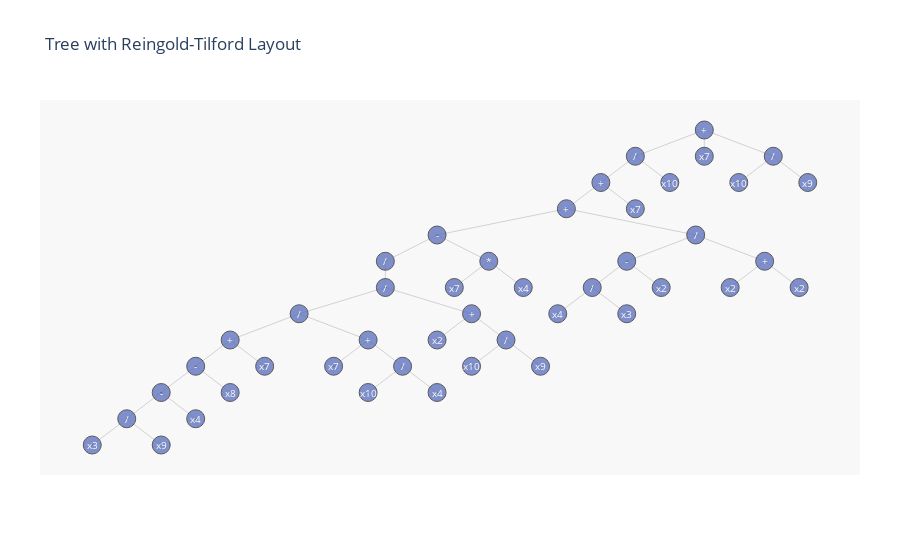

The cell this chart's notebook holds for it:
### Code cell
print(best_tree.view_expression())
print(best_fitness)
best_tree.view_tree()

### Figure 1 — Plotly figure (JSON) as saved in the notebook; plotly's stock layout.template omitted (floating-point values rounded to 4 significant figures; data arrays with more than 128 entries replaced by an {"elided": "..."} marker saying what was removed)
{"data": [{"hoverinfo": "none", "line": {"color": "rgb(210,210,210)", "width": 1}, "mode": "lines", "type": "scatter", "x": {"elided": "132 float values"}, "y": {"elided": "132 int values"}}, {"hoverinfo": "text", "marker": {"color": "#6175c1", "line": {"color": "rgb(50,50,50)", "width": 1}, "size": 18, "symbol": "circle-dot"}, "mode": "markers", "name": "Nodes", "opacity": 0.8, "text": ["/", "-", "*", "x7", "x4", "+", "+", "x7", "/", "x10", "+", "x7", "/", "x10", "x9", "/", "-", "/", "x4", "x3", "x2", "+", "x2", "x2", "/", "/", "+", "-", "-", "/", "x3", "x9", "x4", "x8", "x7", "+", "x7", "/", "x10", "x4", "+", "x2", "/", "x10", "x9"], "type": "scatter", "x": [-4.625, -3.875, -3.125, -3.625, -2.625, -2, -1.5, -1, -1, -0.5, 0, 0, 1, 0.5, 1.5, -0.125, -1.125, -1.625, -2.125, -1.125, -0.625, 0.875, 0.375, 1.375, -4.625, -5.875, -6.875, -7.375, -7.875, -8.375, -8.875, -7.875, -7.375, -6.875, -6.375, -4.875, -5.375, -4.375, -4.875, -3.875, -3.375, -3.875, -2.875, -3.375, -2.375], "y": [19, 20, 19, 18, 18, 21, 22, 21, 23, 22, 24, 23, 23, 22, 22, 20, 19, 18, 17, 17, 18, 19, 18, 18, 18, 17, 16, 15, 14, 13, 12, 12, 13, 14, 15, 16, 15, 15, 14, 14, 17, 16, 16, 15, 15]}], "layout": {"annotations": [{"font": {"color": "rgb(250,250,250)", "size": 10}, "showarrow": false, "text": "/", "x": -4.625, "xref": "x", "y": 19, "yref": "y"}, {"font": {"color": "rgb(250,250,250)", "size": 10}, "showarrow": false, "text": "-", "x": -3.875, "xref": "x", "y": 20, "yref": "y"}, {"font": {"color": "rgb(250,250,250)", "size": 10}, "showarrow": false, "text": "*", "x": -3.125, "xref": "x", "y": 19, "yref": "y"}, {"font": {"color": "rgb(250,250,250)", "size": 10}, "showarrow": false, "text": "x7", "x": -3.625, "xref": "x", "y": 18, "yref": "y"}, {"font": {"color": "rgb(250,250,250)", "size": 10}, "showarrow": false, "text": "x4", "x": -2.625, "xref": "x", "y": 18, "yref": "y"}, {"font": {"color": "rgb(250,250,250)", "size": 10}, "showarrow": false, "text": "+", "x": -2, "xref": "x", "y": 21, "yref": "y"}, {"font": {"color": "rgb(250,250,250)", "size": 10}, "showarrow": false, "text": "+", "x": -1.5, "xref": "x", "y": 22, "yref": "y"}, {"font": {"color": "rgb(250,250,250)", "size": 10}, "showarrow": false, "text": "x7", "x": -1, "xref": "x", "y": 21, "yref": "y"}, {"font": {"color": "rgb(250,250,250)", "size": 10}, "showarrow": false, "text": "/", "x": -1, "xref": "x", "y": 23, "yref": "y"}, {"font": {"color": "rgb(250,250,250)", "size": 10}, "showarrow": false, "text": "x10", "x": -0.5, "xref": "x", "y": 22, "yref": "y"}, {"font": {"color": "rgb(250,250,250)", "size": 10}, "showarrow": false, "text": "+", "x": 0, "xref": "x", "y": 24, "yref": "y"}, {"font": {"color": "rgb(250,250,250)", "size": 10}, "showarrow": false, "text": "x7", "x": 0, "xref": "x", "y": 23, "yref": "y"}, {"font": {"color": "rgb(250,250,250)", "size": 10}, "showarrow": false, "text": "/", "x": 1, "xref": "x", "y": 23, "yref": "y"}, {"font": {"color": "rgb(250,250,250)", "size": 10}, "showarrow": false, "text": "x10", "x": 0.5, "xref": "x", "y": 22, "yref": "y"}, {"font": {"color": "rgb(250,250,250)", "size": 10}, "showarrow": false, "text": "x9", "x": 1.5, "xref": "x", "y": 22, "yref": "y"}, {"font": {"color": "rgb(250,250,250)", "size": 10}, "showarrow": false, "text": "/", "x": -0.125, "xref": "x", "y": 20, "yref": "y"}, {"font": {"color": "rgb(250,250,250)", "size": 10}, "showarrow": false, "text": "-", "x": -1.125, "xref": "x", "y": 19, "yref": "y"}, {"font": {"color": "rgb(250,250,250)", "size": 10}, "showarrow": false, "text": "/", "x": -1.625, "xref": "x", "y": 18, "yref": "y"}, {"font": {"color": "rgb(250,250,250)", "size": 10}, "showarrow": false, "text": "x4", "x": -2.125, "xref": "x", "y": 17, "yref": "y"}, {"font": {"color": "rgb(250,250,250)", "size": 10}, "showarrow": false, "text": "x3", "x": -1.125, "xref": "x", "y": 17, "yref": "y"}, {"font": {"color": "rgb(250,250,250)", "size": 10}, "showarrow": false, "text": "x2", "x": -0.625, "xref": "x", "y": 18, "yref": "y"}, {"font": {"color": "rgb(250,250,250)", "size": 10}, "showarrow": false, "text": "+", "x": 0.875, "xref": "x", "y": 19, "yref": "y"}, {"font": {"color": "rgb(250,250,250)", "size": 10}, "showarrow": false, "text": "x2", "x": 0.375, "xref": "x", "y": 18, "yref": "y"}, {"font": {"color": "rgb(250,250,250)", "size": 10}, "showarrow": false, "text": "x2", "x": 1.375, "xref": "x", "y": 18, "yref": "y"}, {"font": {"color": "rgb(250,250,250)", "size": 10}, "showarrow": false, "text": "/", "x": -4.625, "xref": "x", "y": 18, "yref": "y"}, {"font": {"color": "rgb(250,250,250)", "size": 10}, "showarrow": false, "text": "/", "x": -5.875, "xref": "x", "y": 17, "yref": "y"}, {"font": {"color": "rgb(250,250,250)", "size": 10}, "showarrow": false, "text": "+", "x": -6.875, "xref": "x", "y": 16, "yref": "y"}, {"font": {"color": "rgb(250,250,250)", "size": 10}, "showarrow": false, "text": "-", "x": -7.375, "xref": "x", "y": 15, "yref": "y"}, {"font": {"color": "rgb(250,250,250)", "size": 10}, "showarrow": false, "text": "-", "x": -7.875, "xref": "x", "y": 14, "yref": "y"}, {"font": {"color": "rgb(250,250,250)", "size": 10}, "showarrow": false, "text": "/", "x": -8.375, "xref": "x", "y": 13, "yref": "y"}, {"font": {"color": "rgb(250,250,250)", "size": 10}, "showarrow": false, "text": "x3", "x": -8.875, "xref": "x", "y": 12, "yref": "y"}, {"font": {"color": "rgb(250,250,250)", "size": 10}, "showarrow": false, "text": "x9", "x": -7.875, "xref": "x", "y": 12, "yref": "y"}, {"font": {"color": "rgb(250,250,250)", "size": 10}, "showarrow": false, "text": "x4", "x": -7.375, "xref": "x", "y": 13, "yref": "y"}, {"font": {"color": "rgb(250,250,250)", "size": 10}, "showarrow": false, "text": "x8", "x": -6.875, "xref": "x", "y": 14, "yref": "y"}, {"font": {"color": "rgb(250,250,250)", "size": 10}, "showarrow": false, "text": "x7", "x": -6.375, "xref": "x", "y": 15, "yref": "y"}, {"font": {"color": "rgb(250,250,250)", "size": 10}, "showarrow": false, "text": "+", "x": -4.875, "xref": "x", "y": 16, "yref": "y"}, {"font": {"color": "rgb(250,250,250)", "size": 10}, "showarrow": false, "text": "x7", "x": -5.375, "xref": "x", "y": 15, "yref": "y"}, {"font": {"color": "rgb(250,250,250)", "size": 10}, "showarrow": false, "text": "/", "x": -4.375, "xref": "x", "y": 15, "yref": "y"}, {"font": {"color": "rgb(250,250,250)", "size": 10}, "showarrow": false, "text": "x10", "x": -4.875, "xref": "x", "y": 14, "yref": "y"}, {"font": {"color": "rgb(250,250,250)", "size": 10}, "showarrow": false, "text": "x4", "x": -3.875, "xref": "x", "y": 14, "yref": "y"}, {"font": {"color": "rgb(250,250,250)", "size": 10}, "showarrow": false, "text": "+", "x": -3.375, "xref": "x", "y": 17, "yref": "y"}, {"font": {"color": "rgb(250,250,250)", "size": 10}, "showarrow": false, "text": "x2", "x": -3.875, "xref": "x", "y": 16, "yref": "y"}, {"font": {"color": "rgb(250,250,250)", "size": 10}, "showarrow": false, "text": "/", "x": -2.875, "xref": "x", "y": 16, "yref": "y"}, {"font": {"color": "rgb(250,250,250)", "size": 10}, "showarrow": false, "text": "x10", "x": -3.375, "xref": "x", "y": 15, "yref": "y"}, {"font": {"color": "rgb(250,250,250)", "size": 10}, "showarrow": false, "text": "x9", "x": -2.375, "xref": "x", "y": 15, "yref": "y"}], "font": {"size": 12}, "hovermode": "closest", "margin": {"b": 85, "l": 40, "r": 40, "t": 100}, "plot_bgcolor": "rgb(248,248,248)", "showlegend": false, "title": {"text": "Tree with Reingold-Tilford Layout"}, "xaxis": {"showgrid": false, "showline": false, "showticklabels": false, "zeroline": false}, "yaxis": {"showgrid": false, "showline": false, "showticklabels": false, "zeroline": false}}}
